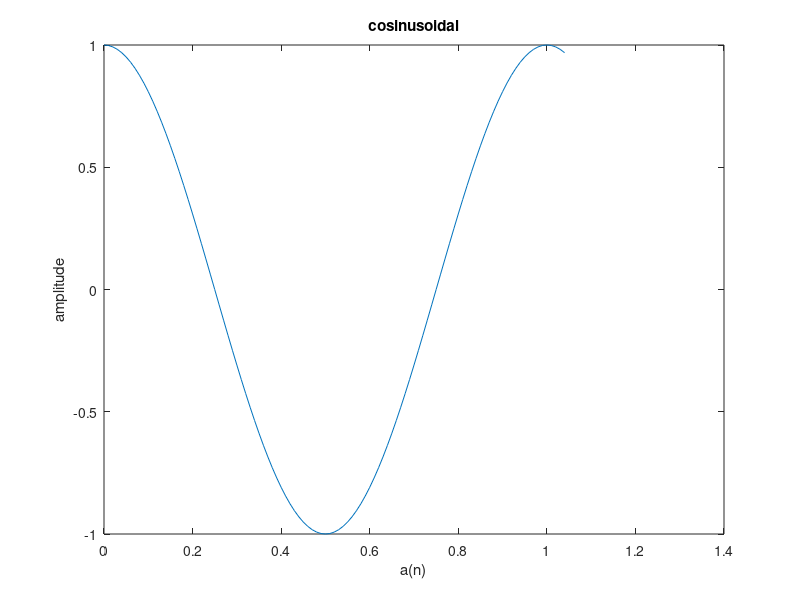

Recreate this plot in MATLAB.
%Program for Continuous time cosine signal
t = 0: 0.01: pi/3;
y = cos(2*pi*t);
plot(t,y);
xlabel('a(n)'); 
ylabel('amplitude');
title('cosinusoidal');